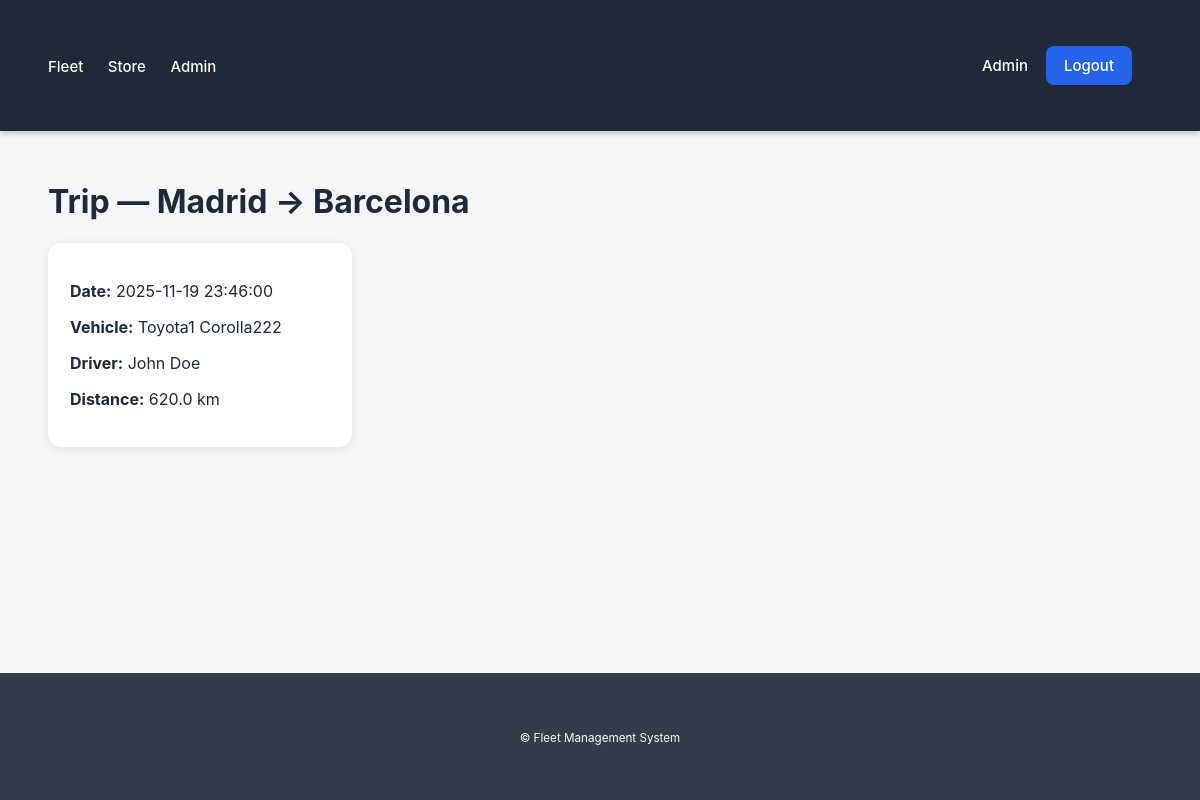
The page /store/trip/1 (signed in) on the database its author committed.
### app/models/trip.py (models this page shows, shortened)
class Trip(db.Model):
    __tablename__ = 'trips'
    id = db.Column(db.Integer, primary_key=True)
    date = db.Column(db.DateTime, default=datetime.utcnow)
    route = db.Column(db.String(255), nullable=False)
    distance_km = db.Column(db.Float, nullable=True)
    vehicle_id = db.Column(db.Integer, db.ForeignKey('vehicles.id'), nullable=False)
    driver_id = db.Column(db.Integer, db.ForeignKey('drivers.id'), nullable=False)

### app/models/vehicle.py (models this page shows, shortened)
class Vehicle(db.Model):
    __tablename__ = 'vehicles'
    id = db.Column(db.Integer, primary_key=True)
    brand = db.Column(db.String(120), nullable=False)
    model = db.Column(db.String(120), nullable=False)
    year = db.Column(db.Integer, nullable=False)
    vin = db.Column(db.String(100), unique=True, nullable=False)
    technical_state = db.Column(db.String(255), nullable=False)
    trips = db.relationship('Trip', backref='vehicle', cascade='all, delete-orphan', lazy=True)
    maintenances = db.relationship('Maintenance', backref='vehicle', cascade='all, delete-orphan', lazy=True)
    expenses = db.relationship('Expense', backref='vehicle', cascade='all, delete-orphan', lazy=True)

### app/models/driver.py (models this page shows, shortened)
class Driver(db.Model):
    __tablename__ = 'drivers'
    id = db.Column(db.Integer, primary_key=True)
    full_name = db.Column(db.String(150), nullable=False)
    license_number = db.Column(db.String(100), unique=True, nullable=False)
    experience_years = db.Column(db.Integer, nullable=False)
    medical_check = db.Column(db.String(120), nullable=False)   # або Date — як захочеш
    trips = db.relationship(
        'Trip',
        backref='driver',
        cascade='all, delete-orphan',
        lazy=True
    )

### app/controllers/store_controller.py (the view)
@store_bp.route('/trip/<int:tid>')
@store_access_required
def trip_detail(tid):
    trip = TripService.get_by_id(tid)
    if not trip:
        flash("Trip not found.", "danger")
        return redirect(url_for("store.trips"))
    return render_template("Store/trip_detail.html", trip=trip)

### app/controllers/store_controller.py (called while the page is built)
def store_access_required(func):
    @wraps(func)
    def wrapper(*args, **kwargs):
        if "user_id" not in session:
            flash("You must log in first.", "warning")
            return redirect(url_for("auth.login"))
        if session.get("role") not in ("user", "admin"):
            flash("Access denied.", "danger")
            return redirect(url_for("auth.login"))
        return func(*args, **kwargs)
    return wrapper

### app/repositories/trip_repository.py (called while the page is built)
    @staticmethod
    def get_by_id(trip_id):
        return Trip.query.get(trip_id)

### app/services/trip_service.py (called while the page is built)
    @staticmethod
    def get_by_id(tid):
        return TripRepository.get_by_id(tid)

### app/templates/Store/trip_detail.html (shortened to what this page needs)
{% extends 'base.html' %}
{% block content %}
<h1>Trip — {{ trip.route }}</h1>
<div class="card">
  <p><strong>Date:</strong> {{ trip.date }}</p>
  <p><strong>Vehicle:</strong> {{ trip.vehicle.brand }} {{ trip.vehicle.model }}</p>
  <p><strong>Driver:</strong> {{ trip.driver.full_name }}</p>
  <p><strong>Distance:</strong> {{ trip.distance_km }} km</p>
</div>
{% endblock %}

### app/static/css/style.css (style rules this page uses)
html, body { height: 100%; }
body { margin: 0; padding: 0; font-family: -apple-system, BlinkMacSystemFont, "Segoe UI", Roboto, Arial, sans-serif; background: #f4f6f8; color: #1f2937; display: flex; flex-direction: column; }
* { transition: 0.15s ease; }
.card { background: white; padding: 22px; border-radius: 14px; width: calc(25% - 16px); min-width: 220px; box-shadow: 0 2px 12px rgba(0,0,0,0.08); }

### rows shown on the page
Trip: route "Madrid → Barcelona", date "2025-11-19 23:46:00", distance_km "620.0"
Vehicle: vehicle.brand "Toyota1", vehicle.model "Corolla222"
Driver: driver.full_name "John Doe"

### other values the page prints
{{ session.get('user_name') }} "Admin"
